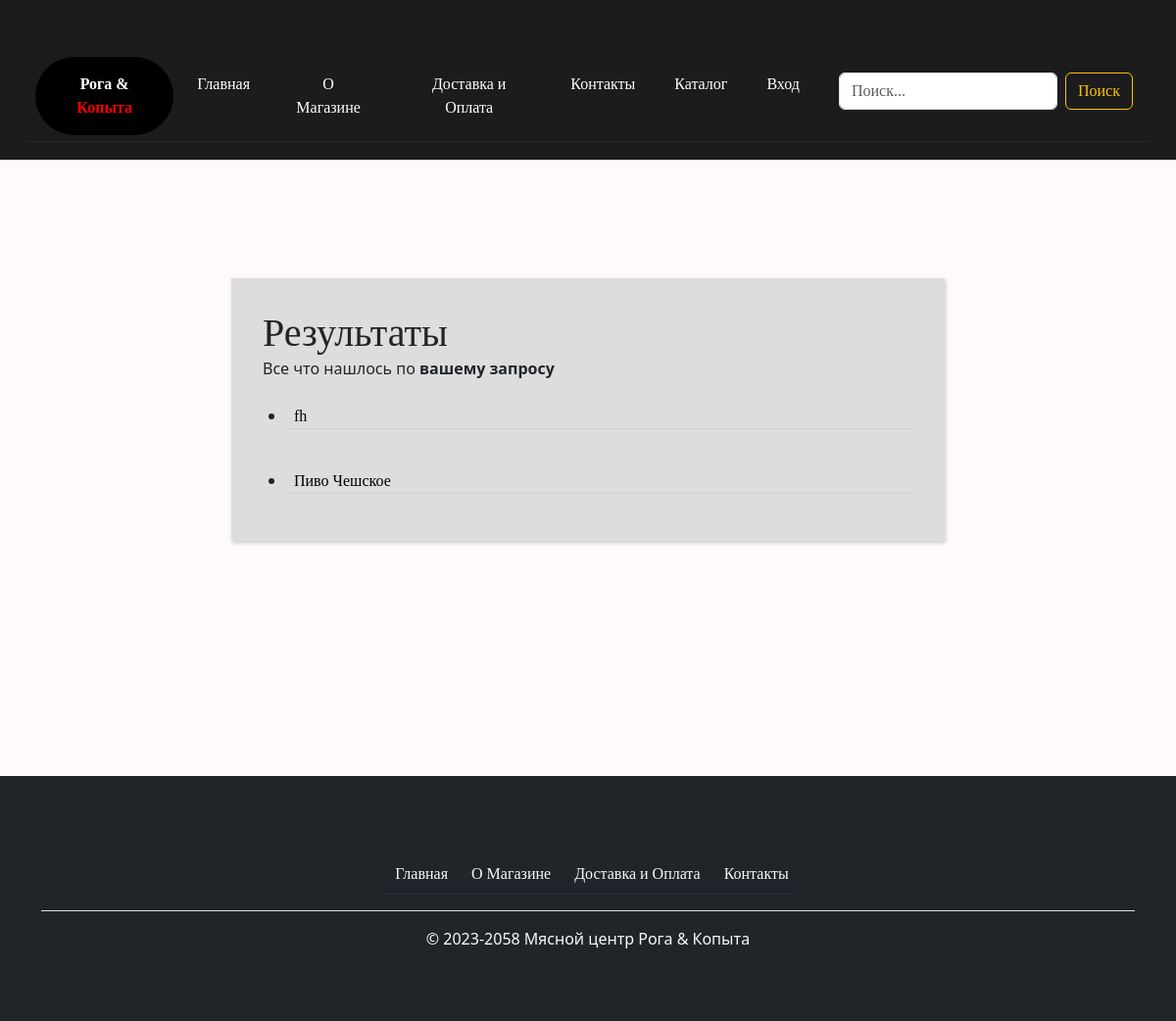
The app's page /search/, older data.
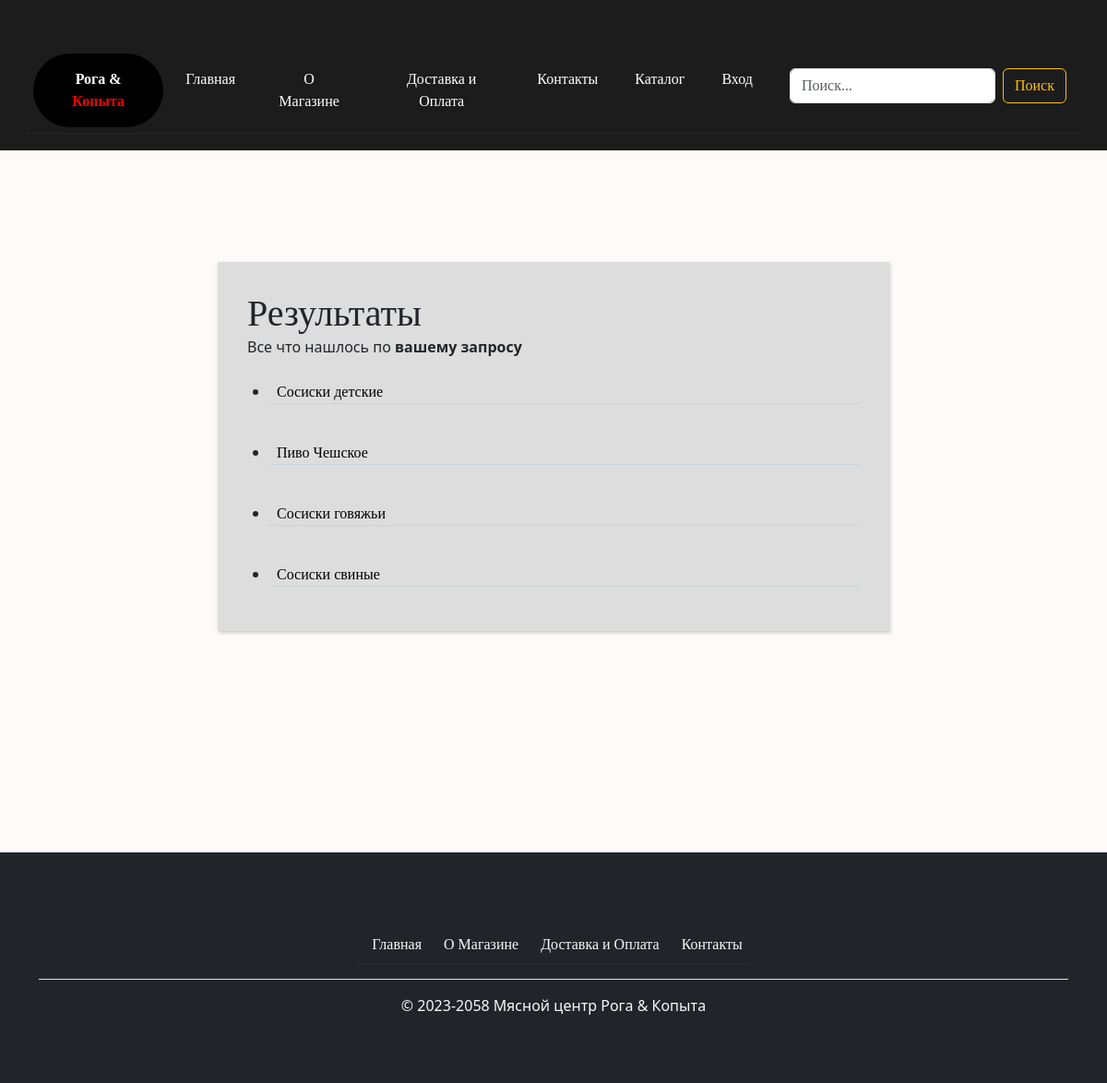
The same page, newer data.
### mainapp/models.py (models this page shows, shortened)
class Product(models.Model):
    image = models.ImageField(upload_to='products/%Y/%m/%d/', blank=True, verbose_name='Изображение')
    name = models.CharField(max_length=60, verbose_name='Название')
    slug = models.SlugField()
    category = models.ForeignKey(Category, on_delete=models.CASCADE, verbose_name='Категория')
    description = models.TextField(max_length=1000, verbose_name='Описание')
    price = models.DecimalField(max_digits=10, decimal_places=2, verbose_name='Цена')
    def get_absolute_url(self):
        return reverse("mainapp:product-detail", kwargs={'slug': self.slug})
    class Meta:
        verbose_name = 'Продукт'
        verbose_name_plural = 'Продукты'

### mainapp/views.py (the view)
# urls.py: path('search/', views.search, name='search'),
def search(request):
    queryset = Product.objects.all()
    query = request.GET.get('q')
    if query:
        queryset = queryset.filter(
            Q(name__icontains=query)
        ).distinct()
    context = {
        'queryset': queryset
    }
    return render(request, 'mainapp/search_bar.html', context)

### mainapp/templates/mainapp/search_bar.html (shortened to what this page needs)
{% extends 'mainapp/base.html' %}
{% load static %}
{% block content %}
<div class="d-flex justify-content-center" style="padding:5rem;margin-top:3rem;margin-bottom:5rem">
    <section class="todo">
        <h1>Результаты</h1>
        Все что нашлось по <b>вашему запросу</b>
        {% for product in queryset %}
        <ul>
            <li>
				<a href="{{ product.get_absolute_url }}"
                style="text-decoration:none; color:black">{{ product.name }}</a>
            </li>
        </ul>
        {% endfor %}
    </section>
</div>
{% endblock %}

Row changes from the older to the newer data that the page shows:
removed Product: name "fh"
added Product: name "Сосиски детские"
added Product: name "Сосиски говяжьи"
added Product: name "Сосиски свиные"
